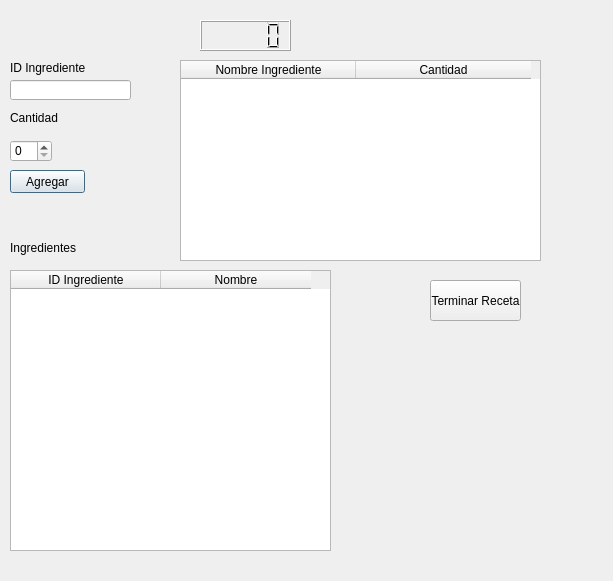
<?xml version="1.0" encoding="UTF-8"?>
<ui version="4.0">
 <class>receta_ventana</class>
 <widget class="QDialog" name="receta_ventana">
  <property name="geometry">
   <rect>
    <x>0</x>
    <y>0</y>
    <width>613</width>
    <height>581</height>
   </rect>
  </property>
  <property name="windowTitle">
   <string>Receta</string>
  </property>
  <widget class="QTableWidget" name="tableWidget">
   <property name="geometry">
    <rect>
     <x>180</x>
     <y>60</y>
     <width>361</width>
     <height>201</height>
    </rect>
   </property>
   <attribute name="horizontalHeaderDefaultSectionSize">
    <number>175</number>
   </attribute>
   <column>
    <property name="text">
     <string>Nombre Ingrediente</string>
    </property>
   </column>
   <column>
    <property name="text">
     <string>Cantidad</string>
    </property>
   </column>
  </widget>
  <widget class="QLineEdit" name="lineEdit_3">
   <property name="geometry">
    <rect>
     <x>10</x>
     <y>80</y>
     <width>121</width>
     <height>20</height>
    </rect>
   </property>
   <property name="text">
    <string/>
   </property>
  </widget>
  <widget class="QLabel" name="label_2">
   <property name="geometry">
    <rect>
     <x>10</x>
     <y>60</y>
     <width>81</width>
     <height>16</height>
    </rect>
   </property>
   <property name="text">
    <string>ID Ingrediente</string>
   </property>
  </widget>
  <widget class="QLabel" name="label_3">
   <property name="geometry">
    <rect>
     <x>10</x>
     <y>110</y>
     <width>51</width>
     <height>16</height>
    </rect>
   </property>
   <property name="text">
    <string>Cantidad</string>
   </property>
  </widget>
  <widget class="QPushButton" name="pushButton">
   <property name="geometry">
    <rect>
     <x>10</x>
     <y>170</y>
     <width>75</width>
     <height>23</height>
    </rect>
   </property>
   <property name="text">
    <string>Agregar</string>
   </property>
  </widget>
  <widget class="QPushButton" name="pushButton_2">
   <property name="geometry">
    <rect>
     <x>430</x>
     <y>280</y>
     <width>91</width>
     <height>41</height>
    </rect>
   </property>
   <property name="text">
    <string>Terminar Receta</string>
   </property>
  </widget>
  <widget class="QTableWidget" name="tableWidget_2">
   <property name="geometry">
    <rect>
     <x>10</x>
     <y>270</y>
     <width>321</width>
     <height>281</height>
    </rect>
   </property>
   <attribute name="horizontalHeaderDefaultSectionSize">
    <number>150</number>
   </attribute>
   <column>
    <property name="text">
     <string>ID Ingrediente</string>
    </property>
   </column>
   <column>
    <property name="text">
     <string>Nombre</string>
    </property>
   </column>
  </widget>
  <widget class="QLabel" name="label_4">
   <property name="geometry">
    <rect>
     <x>10</x>
     <y>240</y>
     <width>81</width>
     <height>16</height>
    </rect>
   </property>
   <property name="text">
    <string>Ingredientes</string>
   </property>
  </widget>
  <widget class="QSpinBox" name="spinBox">
   <property name="geometry">
    <rect>
     <x>10</x>
     <y>140</y>
     <width>42</width>
     <height>22</height>
    </rect>
   </property>
  </widget>
  <widget class="QLCDNumber" name="lcdNumber">
   <property name="geometry">
    <rect>
     <x>200</x>
     <y>20</y>
     <width>91</width>
     <height>31</height>
    </rect>
   </property>
  </widget>
 </widget>
 <resources/>
 <connections/>
</ui>
